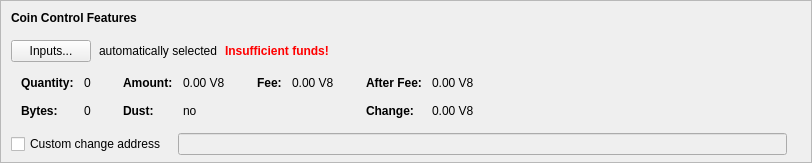
    <widget class="QFrame" name="frameCoinControl">
     <property name="sizePolicy">
      <sizepolicy hsizetype="Expanding" vsizetype="Expanding">
       <horstretch>0</horstretch>
       <verstretch>0</verstretch>
      </sizepolicy>
     </property>
     <property name="maximumSize">
      <size>
       <width>16777215</width>
       <height>16777215</height>
      </size>
     </property>
     <property name="frameShape">
      <enum>QFrame::StyledPanel</enum>
     </property>
     <property name="frameShadow">
      <enum>QFrame::Sunken</enum>
     </property>
     <layout class="QVBoxLayout" name="verticalLayoutCoinControl2">
      <property name="spacing">
       <number>0</number>
      </property>
      <property name="leftMargin">
       <number>0</number>
      </property>
      <property name="topMargin">
       <number>0</number>
      </property>
      <property name="rightMargin">
       <number>0</number>
      </property>
      <property name="bottomMargin">
       <number>6</number>
      </property>
      <item>
       <layout class="QVBoxLayout" name="verticalLayoutCoinControl" stretch="0,0,0,0,1">
        <property name="spacing">
         <number>0</number>
        </property>
        <property name="leftMargin">
         <number>10</number>
        </property>
        <property name="topMargin">
         <number>10</number>
        </property>
        <item>
         <layout class="QHBoxLayout" name="horizontalLayoutCoinControl1">
          <property name="bottomMargin">
           <number>15</number>
          </property>
          <item>
           <widget class="QLabel" name="labelCoinControlFeatures">
            <property name="sizePolicy">
             <sizepolicy hsizetype="Preferred" vsizetype="Maximum">
              <horstretch>0</horstretch>
              <verstretch>0</verstretch>
             </sizepolicy>
            </property>
            <property name="font">
             <font>
              <weight>75</weight>
              <bold>true</bold>
             </font>
            </property>
            <property name="styleSheet">
             <string notr="true">font-weight:bold;</string>
            </property>
            <property name="text">
             <string>Coin Control Features</string>
            </property>
           </widget>
          </item>
         </layout>
        </item>
        <item>
         <layout class="QHBoxLayout" name="horizontalLayoutCoinControl2" stretch="0,0,0,0">
          <property name="spacing">
           <number>8</number>
          </property>
          <property name="bottomMargin">
           <number>10</number>
          </property>
          <item>
           <widget class="QPushButton" name="pushButtonCoinControl">
            <property name="styleSheet">
             <string notr="true"/>
            </property>
            <property name="text">
             <string>Inputs...</string>
            </property>
            <property name="autoDefault">
             <bool>false</bool>
            </property>
           </widget>
          </item>
          <item>
           <widget class="QLabel" name="labelCoinControlAutomaticallySelected">
            <property name="text">
             <string>automatically selected</string>
            </property>
            <property name="margin">
             <number>5</number>
            </property>
           </widget>
          </item>
          <item>
           <widget class="QLabel" name="labelCoinControlInsuffFunds">
            <property name="font">
             <font>
              <weight>75</weight>
              <bold>true</bold>
             </font>
            </property>
            <property name="styleSheet">
             <string notr="true">color:red;font-weight:bold;</string>
            </property>
            <property name="text">
             <string>Insufficient funds!</string>
            </property>
            <property name="margin">
             <number>5</number>
            </property>
           </widget>
          </item>
          <item>
           <spacer name="horizontalSpacerCoinControl">
            <property name="orientation">
             <enum>Qt::Horizontal</enum>
            </property>
            <property name="sizeHint" stdset="0">
             <size>
              <width>40</width>
              <height>1</height>
             </size>
            </property>
           </spacer>
          </item>
         </layout>
        </item>
        <item>
         <widget class="QWidget" name="widgetCoinControl" native="true">
          <property name="sizePolicy">
           <sizepolicy hsizetype="Preferred" vsizetype="Preferred">
            <horstretch>0</horstretch>
            <verstretch>0</verstretch>
           </sizepolicy>
          </property>
          <property name="minimumSize">
           <size>
            <width>0</width>
            <height>0</height>
           </size>
          </property>
          <property name="styleSheet">
           <string notr="true"/>
          </property>
          <layout class="QHBoxLayout" name="horizontalLayoutCoinControl5">
           <property name="leftMargin">
            <number>0</number>
           </property>
           <property name="topMargin">
            <number>0</number>
           </property>
           <property name="rightMargin">
            <number>0</number>
           </property>
           <property name="bottomMargin">
            <number>0</number>
           </property>
           <item>
            <layout class="QHBoxLayout" name="horizontalLayoutCoinControl3" stretch="0,0,0,1">
             <property name="spacing">
              <number>20</number>
             </property>
             <property name="topMargin">
              <number>0</number>
             </property>
             <property name="bottomMargin">
              <number>10</number>
             </property>
             <item>
              <layout class="QFormLayout" name="formLayoutCoinControl1">
               <property name="horizontalSpacing">
                <number>10</number>
               </property>
               <property name="verticalSpacing">
                <number>14</number>
               </property>
               <property name="leftMargin">
                <number>10</number>
               </property>
               <property name="topMargin">
                <number>4</number>
               </property>
               <property name="rightMargin">
                <number>6</number>
               </property>
               <item row="0" column="0">
                <widget class="QLabel" name="labelCoinControlQuantityText">
                 <property name="font">
                  <font>
                   <weight>75</weight>
                   <bold>true</bold>
                  </font>
                 </property>
                 <property name="text">
                  <string>Quantity:</string>
                 </property>
                 <property name="margin">
                  <number>0</number>
                 </property>
                </widget>
               </item>
               <item row="0" column="1">
                <widget class="QLabel" name="labelCoinControlQuantity">
                 <property name="cursor">
                  <cursorShape>IBeamCursor</cursorShape>
                 </property>
                 <property name="contextMenuPolicy">
                  <enum>Qt::ActionsContextMenu</enum>
                 </property>
                 <property name="text">
                  <string notr="true">0</string>
                 </property>
                 <property name="margin">
                  <number>0</number>
                 </property>
                 <property name="textInteractionFlags">
                  <set>Qt::LinksAccessibleByMouse|Qt::TextSelectableByKeyboard|Qt::TextSelectableByMouse</set>
                 </property>
                </widget>
               </item>
               <item row="1" column="0">
                <widget class="QLabel" name="labelCoinControlBytesText">
                 <property name="font">
                  <font>
                   <weight>75</weight>
                   <bold>true</bold>
                  </font>
                 </property>
                 <property name="text">
                  <string>Bytes:</string>
                 </property>
                </widget>
               </item>
               <item row="1" column="1">
                <widget class="QLabel" name="labelCoinControlBytes">
                 <property name="cursor">
                  <cursorShape>IBeamCursor</cursorShape>
                 </property>
                 <property name="contextMenuPolicy">
                  <enum>Qt::ActionsContextMenu</enum>
                 </property>
                 <property name="text">
                  <string notr="true">0</string>
                 </property>
                 <property name="textInteractionFlags">
                  <set>Qt::LinksAccessibleByMouse|Qt::TextSelectableByKeyboard|Qt::TextSelectableByMouse</set>
                 </property>
                </widget>
               </item>
              </layout>
             </item>
             <item>
              <layout class="QFormLayout" name="formLayoutCoinControl2">
               <property name="horizontalSpacing">
                <number>10</number>
               </property>
               <property name="verticalSpacing">
                <number>14</number>
               </property>
               <property name="leftMargin">
                <number>6</number>
               </property>
               <property name="topMargin">
                <number>4</number>
               </property>
               <property name="rightMargin">
                <number>6</number>
               </property>
               <item row="0" column="0">
                <widget class="QLabel" name="labelCoinControlAmountText">
                 <property name="font">
                  <font>
                   <weight>75</weight>
                   <bold>true</bold>
                  </font>
                 </property>
                 <property name="text">
                  <string>Amount:</string>
                 </property>
                 <property name="margin">
                  <number>0</number>
                 </property>
                </widget>
               </item>
               <item row="0" column="1">
                <widget class="QLabel" name="labelCoinControlAmount">
                 <property name="cursor">
                  <cursorShape>IBeamCursor</cursorShape>
                 </property>
                 <property name="contextMenuPolicy">
                  <enum>Qt::ActionsContextMenu</enum>
                 </property>
                 <property name="text">
                  <string notr="true">0.00 V8</string>
                 </property>
                 <property name="textInteractionFlags">
                  <set>Qt::LinksAccessibleByMouse|Qt::TextSelectableByKeyboard|Qt::TextSelectableByMouse</set>
                 </property>
                </widget>
               </item>
               <item row="1" column="0">
                <widget class="QLabel" name="labelCoinControlLowOutputText">
                 <property name="font">
                  <font>
                   <weight>75</weight>
                   <bold>true</bold>
                  </font>
                 </property>
                 <property name="text">
                  <string>Dust:</string>
                 </property>
                </widget>
               </item>
               <item row="1" column="1">
                <widget class="QLabel" name="labelCoinControlLowOutput">
                 <property name="cursor">
                  <cursorShape>IBeamCursor</cursorShape>
                 </property>
                 <property name="contextMenuPolicy">
                  <enum>Qt::ActionsContextMenu</enum>
                 </property>
                 <property name="text">
                  <string notr="true">no</string>
                 </property>
                 <property name="textInteractionFlags">
                  <set>Qt::LinksAccessibleByMouse|Qt::TextSelectableByKeyboard|Qt::TextSelectableByMouse</set>
                 </property>
                </widget>
               </item>
              </layout>
             </item>
             <item>
              <layout class="QFormLayout" name="formLayoutCoinControl3">
               <property name="horizontalSpacing">
                <number>10</number>
               </property>
               <property name="verticalSpacing">
                <number>14</number>
               </property>
               <property name="leftMargin">
                <number>6</number>
               </property>
               <property name="topMargin">
                <number>4</number>
               </property>
               <property name="rightMargin">
                <number>6</number>
               </property>
               <item row="0" column="0">
                <widget class="QLabel" name="labelCoinControlFeeText">
                 <property name="font">
                  <font>
                   <weight>75</weight>
                   <bold>true</bold>
                  </font>
                 </property>
                 <property name="text">
                  <string>Fee:</string>
                 </property>
                 <property name="margin">
                  <number>0</number>
                 </property>
                </widget>
               </item>
               <item row="0" column="1">
                <widget class="QLabel" name="labelCoinControlFee">
                 <property name="cursor">
                  <cursorShape>IBeamCursor</cursorShape>
                 </property>
                 <property name="contextMenuPolicy">
                  <enum>Qt::ActionsContextMenu</enum>
                 </property>
                 <property name="text">
                  <string notr="true">0.00 V8</string>
                 </property>
                 <property name="textInteractionFlags">
                  <set>Qt::LinksAccessibleByMouse|Qt::TextSelectableByKeyboard|Qt::TextSelectableByMouse</set>
                 </property>
                </widget>
               </item>
              </layout>
             </item>
             <item>
              <layout class="QFormLayout" name="formLayoutCoinControl4">
               <property name="horizontalSpacing">
                <number>10</number>
               </property>
               <property name="verticalSpacing">
                <number>14</number>
               </property>
               <property name="leftMargin">
                <number>6</number>
               </property>
               <property name="topMargin">
                <number>4</number>
               </property>
               <property name="rightMargin">
                <number>6</number>
               </property>
               <item row="0" column="0">
                <widget class="QLabel" name="labelCoinControlAfterFeeText">
                 <property name="font">
                  <font>
                   <weight>75</weight>
                   <bold>true</bold>
                  </font>
                 </property>
                 <property name="text">
                  <string>After Fee:</string>
                 </property>
                 <property name="margin">
                  <number>0</number>
                 </property>
                </widget>
               </item>
               <item row="0" column="1">
                <widget class="QLabel" name="labelCoinControlAfterFee">
                 <property name="cursor">
                  <cursorShape>IBeamCursor</cursorShape>
                 </property>
                 <property name="contextMenuPolicy">
                  <enum>Qt::ActionsContextMenu</enum>
                 </property>
                 <property name="text">
                  <string notr="true">0.00 V8</string>
                 </property>
                 <property name="textInteractionFlags">
                  <set>Qt::LinksAccessibleByMouse|Qt::TextSelectableByKeyboard|Qt::TextSelectableByMouse</set>
                 </property>
                </widget>
               </item>
               <item row="1" column="0">
                <widget class="QLabel" name="labelCoinControlChangeText">
                 <property name="font">
                  <font>
                   <weight>75</weight>
                   <bold>true</bold>
                  </font>
                 </property>
                 <property name="text">
                  <string>Change:</string>
                 </property>
                </widget>
               </item>
               <item row="1" column="1">
                <widget class="QLabel" name="labelCoinControlChange">
                 <property name="cursor">
                  <cursorShape>IBeamCursor</cursorShape>
                 </property>
                 <property name="contextMenuPolicy">
                  <enum>Qt::ActionsContextMenu</enum>
                 </property>
                 <property name="text">
                  <string notr="true">0.00 V8</string>
                 </property>
                 <property name="textInteractionFlags">
                  <set>Qt::LinksAccessibleByMouse|Qt::TextSelectableByKeyboard|Qt::TextSelectableByMouse</set>
                 </property>
                </widget>
               </item>
              </layout>
             </item>
            </layout>
           </item>
          </layout>
         </widget>
        </item>
        <item>
         <layout class="QHBoxLayout" name="horizontalLayoutCoinControl4" stretch="0,0,0">
          <property name="spacing">
           <number>12</number>
          </property>
          <property name="sizeConstraint">
           <enum>QLayout::SetDefaultConstraint</enum>
          </property>
          <property name="topMargin">
           <number>5</number>
          </property>
          <property name="rightMargin">
           <number>5</number>
          </property>
          <item>
           <widget class="QCheckBox" name="checkBoxCoinControlChange">
            <property name="toolTip">
             <string>If this is activated, but the change address is empty or invalid, change will be sent to a newly generated address.</string>
            </property>
            <property name="text">
             <string>Custom change address</string>
            </property>
           </widget>
          </item>
          <item>
           <widget class="QValidatedLineEdit" name="lineEditCoinControlChange">
            <property name="enabled">
             <bool>false</bool>
            </property>
            <property name="sizePolicy">
             <sizepolicy hsizetype="Expanding" vsizetype="Fixed">
              <horstretch>0</horstretch>
              <verstretch>0</verstretch>
             </sizepolicy>
            </property>
           </widget>
          </item>
          <item>
           <widget class="QLabel" name="labelCoinControlChangeLabel">
            <property name="sizePolicy">
             <sizepolicy hsizetype="Preferred" vsizetype="Expanding">
              <horstretch>0</horstretch>
              <verstretch>0</verstretch>
             </sizepolicy>
            </property>
            <property name="minimumSize">
             <size>
              <width>0</width>
              <height>0</height>
             </size>
            </property>
            <property name="text">
             <string/>
            </property>
            <property name="margin">
             <number>3</number>
            </property>
           </widget>
          </item>
         </layout>
        </item>
        <item>
         <spacer name="verticalSpacerCoinControl">
          <property name="orientation">
           <enum>Qt::Vertical</enum>
          </property>
          <property name="sizeHint" stdset="0">
           <size>
            <width>800</width>
            <height>1</height>
           </size>
          </property>
         </spacer>
        </item>
       </layout>
      </item>
     </layout>
    </widget>
